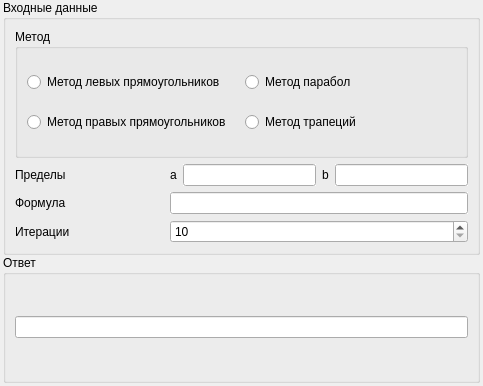
<?xml version="1.0" encoding="UTF-8"?>
<ui version="4.0">
 <class>IntegralLeftRectFrame</class>
 <widget class="QWidget" name="IntegralLeftRectFrame">
  <property name="geometry">
   <rect>
    <x>0</x>
    <y>0</y>
    <width>483</width>
    <height>386</height>
   </rect>
  </property>
  <property name="minimumSize">
   <size>
    <width>250</width>
    <height>0</height>
   </size>
  </property>
  <property name="windowTitle">
   <string>Form</string>
  </property>
  <layout class="QGridLayout" name="gridLayout">
   <property name="leftMargin">
    <number>3</number>
   </property>
   <property name="topMargin">
    <number>0</number>
   </property>
   <property name="rightMargin">
    <number>3</number>
   </property>
   <property name="bottomMargin">
    <number>3</number>
   </property>
   <item row="0" column="0">
    <layout class="QVBoxLayout" name="verticalLayout" stretch="2,1">
     <property name="spacing">
      <number>0</number>
     </property>
     <item>
      <widget class="QGroupBox" name="inputGroupBox">
       <property name="title">
        <string>Входные данные</string>
       </property>
       <layout class="QVBoxLayout" name="verticalLayout_2">
        <item>
         <layout class="QGridLayout" name="gridLayout_3">
          <item row="3" column="0">
           <widget class="QLabel" name="iterationLabel">
            <property name="text">
             <string>Итерации</string>
            </property>
           </widget>
          </item>
          <item row="1" column="0">
           <widget class="QLabel" name="limitLabel">
            <property name="text">
             <string>Пределы</string>
            </property>
           </widget>
          </item>
          <item row="3" column="1" colspan="2">
           <widget class="QSpinBox" name="iterationSpinBox">
            <property name="minimum">
             <number>10</number>
            </property>
            <property name="maximum">
             <number>100000</number>
            </property>
            <property name="singleStep">
             <number>100</number>
            </property>
            <property name="displayIntegerBase">
             <number>10</number>
            </property>
           </widget>
          </item>
          <item row="2" column="1" colspan="2">
           <widget class="QLineEdit" name="functionEdit">
            <property name="autoFillBackground">
             <bool>true</bool>
            </property>
           </widget>
          </item>
          <item row="1" column="1" colspan="2">
           <layout class="QHBoxLayout" name="horizontalLayout_2">
            <item>
             <widget class="QLabel" name="bLabel">
              <property name="text">
               <string>a</string>
              </property>
             </widget>
            </item>
            <item>
             <widget class="QLineEdit" name="limitAEdit">
              <property name="autoFillBackground">
               <bool>true</bool>
              </property>
             </widget>
            </item>
            <item>
             <widget class="QLabel" name="aLabel">
              <property name="text">
               <string>b</string>
              </property>
             </widget>
            </item>
            <item>
             <widget class="QLineEdit" name="limitBEdit">
              <property name="autoFillBackground">
               <bool>true</bool>
              </property>
             </widget>
            </item>
           </layout>
          </item>
          <item row="2" column="0">
           <widget class="QLabel" name="functionLabel">
            <property name="text">
             <string>Формула</string>
            </property>
           </widget>
          </item>
          <item row="0" column="0" colspan="3">
           <widget class="QGroupBox" name="methodGroupBox">
            <property name="title">
             <string>Метод</string>
            </property>
            <property name="flat">
             <bool>false</bool>
            </property>
            <layout class="QGridLayout" name="gridLayout_4">
             <item row="0" column="0">
              <widget class="QRadioButton" name="leftRectRadioButton">
               <property name="text">
                <string>Метод левых прямоугольников</string>
               </property>
              </widget>
             </item>
             <item row="0" column="1">
              <widget class="QRadioButton" name="parabolicRadioButton">
               <property name="text">
                <string>Метод парабол</string>
               </property>
              </widget>
             </item>
             <item row="1" column="0">
              <widget class="QRadioButton" name="rightRectRadioButton">
               <property name="text">
                <string>Метод правых прямоугольников</string>
               </property>
              </widget>
             </item>
             <item row="1" column="1">
              <widget class="QRadioButton" name="trapezoidRadioButton">
               <property name="text">
                <string>Метод трапеций</string>
               </property>
              </widget>
             </item>
            </layout>
           </widget>
          </item>
         </layout>
        </item>
       </layout>
      </widget>
     </item>
     <item>
      <widget class="QGroupBox" name="outputGroupBox">
       <property name="title">
        <string>Ответ</string>
       </property>
       <layout class="QGridLayout" name="gridLayout_2">
        <property name="topMargin">
         <number>9</number>
        </property>
        <item row="0" column="0">
         <widget class="QLineEdit" name="answerEdit">
          <property name="readOnly">
           <bool>true</bool>
          </property>
         </widget>
        </item>
       </layout>
      </widget>
     </item>
    </layout>
   </item>
  </layout>
 </widget>
 <resources/>
 <connections/>
</ui>
